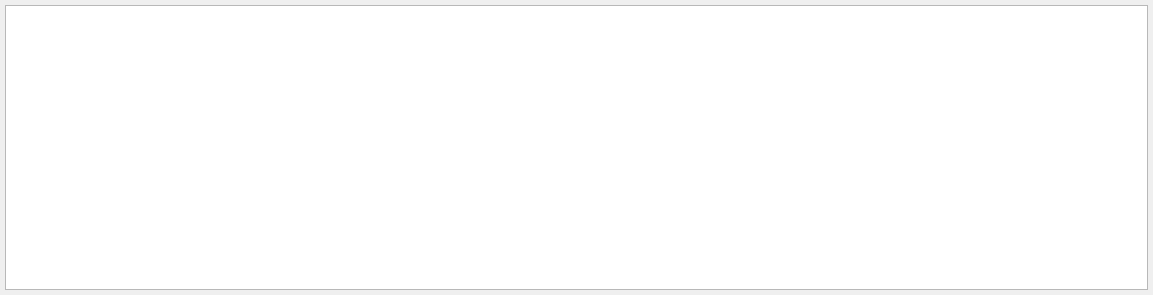
<?xml version="1.0" encoding="UTF-8"?>
<ui version="4.0">
 <class>dataVisUnitOName</class>
 <widget class="QWidget" name="dataVisUnitOName">
  <property name="geometry">
   <rect>
    <x>0</x>
    <y>0</y>
    <width>1153</width>
    <height>295</height>
   </rect>
  </property>
  <property name="minimumSize">
   <size>
    <width>450</width>
    <height>150</height>
   </size>
  </property>
  <property name="windowTitle">
   <string>data_vis_unit</string>
  </property>
  <layout class="QVBoxLayout" name="verticalLayout">
   <property name="spacing">
    <number>5</number>
   </property>
   <property name="leftMargin">
    <number>5</number>
   </property>
   <property name="topMargin">
    <number>5</number>
   </property>
   <property name="rightMargin">
    <number>5</number>
   </property>
   <property name="bottomMargin">
    <number>5</number>
   </property>
   <item>
    <widget class="PlotWidget" name="dataGraphGView">
     <property name="minimumSize">
      <size>
       <width>450</width>
       <height>100</height>
      </size>
     </property>
    </widget>
   </item>
  </layout>
 </widget>
 <customwidgets>
  <customwidget>
   <class>PlotWidget</class>
   <extends>QGraphicsView</extends>
   <header>pyqtgraph.h</header>
  </customwidget>
 </customwidgets>
 <resources/>
 <connections/>
</ui>
